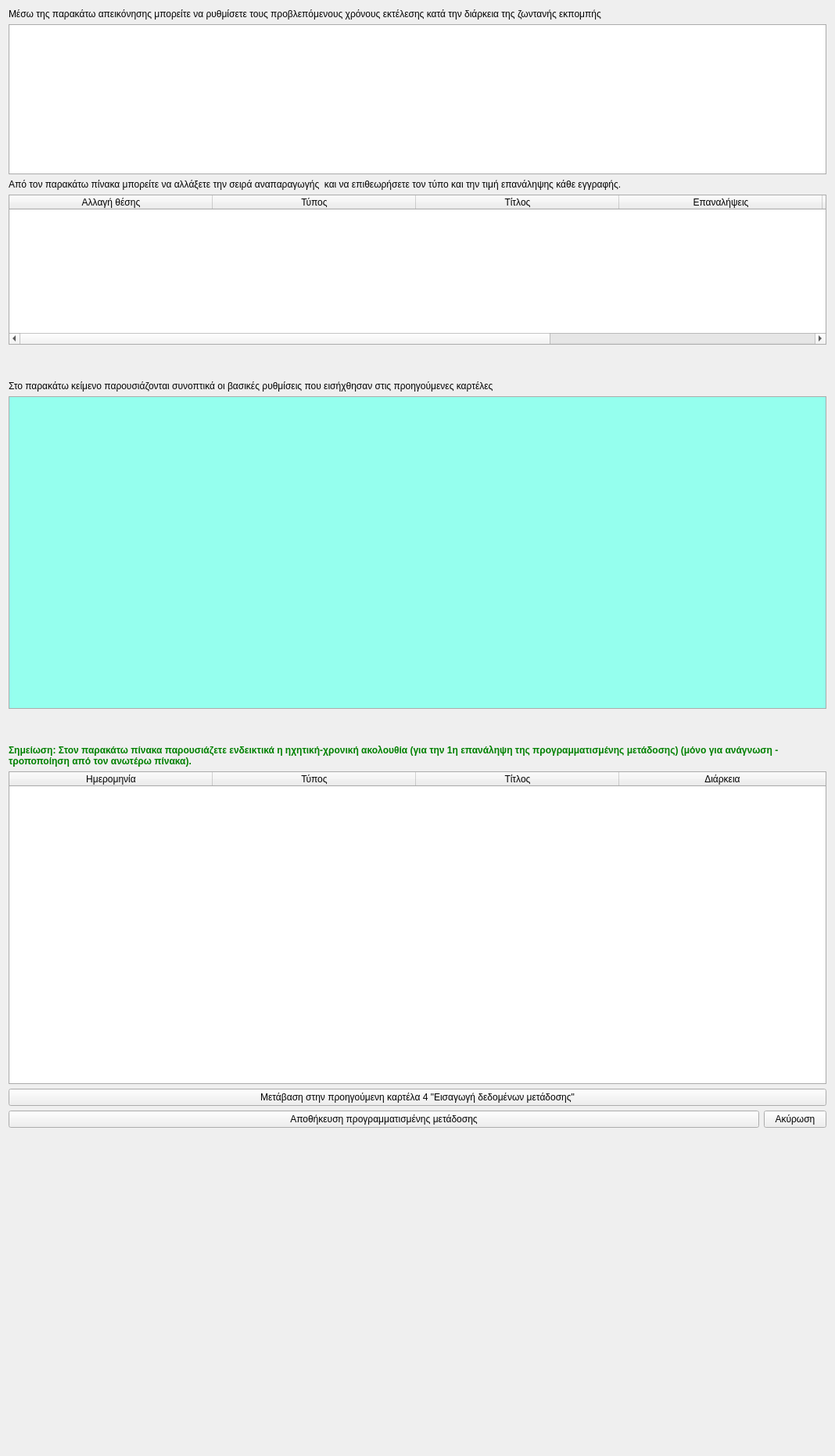
         <widget class="QWidget" name="tab_5">
          <attribute name="title">
           <string>5. Επιλογή θέσης, ανασκόπηση επιλογών και αποθήκευση</string>
          </attribute>
          <layout class="QGridLayout" name="gridLayout_24">
           <item row="2" column="0">
            <widget class="QLabel" name="choose_position_table_instruction_label">
             <property name="text">
              <string>Από τον παρακάτω πίνακα μπορείτε να αλλάξετε την σειρά αναπαραγωγής  και να επιθεωρήσετε τον τύπο και την τιμή επανάληψης κάθε εγγραφής.</string>
             </property>
            </widget>
           </item>
           <item row="7" column="0">
            <spacer name="verticalSpacer_6">
             <property name="orientation">
              <enum>Qt::Vertical</enum>
             </property>
             <property name="sizeType">
              <enum>QSizePolicy::Fixed</enum>
             </property>
             <property name="sizeHint" stdset="0">
              <size>
               <width>1038</width>
               <height>40</height>
              </size>
             </property>
            </spacer>
           </item>
           <item row="4" column="0">
            <spacer name="verticalSpacer_5">
             <property name="orientation">
              <enum>Qt::Vertical</enum>
             </property>
             <property name="sizeType">
              <enum>QSizePolicy::Fixed</enum>
             </property>
             <property name="sizeHint" stdset="0">
              <size>
               <width>20</width>
               <height>40</height>
              </size>
             </property>
            </spacer>
           </item>
           <item row="9" column="0">
            <widget class="QTableWidget" name="review_table">
             <property name="minimumSize">
              <size>
               <width>0</width>
               <height>400</height>
              </size>
             </property>
             <property name="styleSheet">
              <string notr="true">QTableWidget{border:1px solid #ABABAB;}</string>
             </property>
             <property name="editTriggers">
              <set>QAbstractItemView::NoEditTriggers</set>
             </property>
             <property name="alternatingRowColors">
              <bool>true</bool>
             </property>
             <property name="selectionMode">
              <enum>QAbstractItemView::SingleSelection</enum>
             </property>
             <property name="selectionBehavior">
              <enum>QAbstractItemView::SelectRows</enum>
             </property>
             <property name="sortingEnabled">
              <bool>false</bool>
             </property>
             <property name="rowCount">
              <number>0</number>
             </property>
             <attribute name="horizontalHeaderCascadingSectionResizes">
              <bool>false</bool>
             </attribute>
             <attribute name="horizontalHeaderHighlightSections">
              <bool>false</bool>
             </attribute>
             <attribute name="horizontalHeaderMinimumSectionSize">
              <number>260</number>
             </attribute>
             <attribute name="horizontalHeaderShowSortIndicator" stdset="0">
              <bool>false</bool>
             </attribute>
             <attribute name="horizontalHeaderStretchLastSection">
              <bool>true</bool>
             </attribute>
             <attribute name="verticalHeaderHighlightSections">
              <bool>false</bool>
             </attribute>
             <column>
              <property name="text">
               <string>Ημερομηνία</string>
              </property>
             </column>
             <column>
              <property name="text">
               <string>Τύπος</string>
              </property>
             </column>
             <column>
              <property name="text">
               <string>Τίτλος</string>
              </property>
             </column>
             <column>
              <property name="text">
               <string>Διάρκεια</string>
              </property>
             </column>
            </widget>
           </item>
           <item row="6" column="0">
            <widget class="QPlainTextEdit" name="review_text">
             <property name="minimumSize">
              <size>
               <width>0</width>
               <height>400</height>
              </size>
             </property>
             <property name="styleSheet">
              <string notr="true">QPlainTextEdit{
	background-color:rgb(149, 255, 238);
	border:1px solid #ABABAB;
}</string>
             </property>
             <property name="readOnly">
              <bool>true</bool>
             </property>
            </widget>
           </item>
           <item row="12" column="0">
            <spacer name="verticalSpacer_7">
             <property name="orientation">
              <enum>Qt::Vertical</enum>
             </property>
             <property name="sizeHint" stdset="0">
              <size>
               <width>1046</width>
               <height>409</height>
              </size>
             </property>
            </spacer>
           </item>
           <item row="10" column="0">
            <widget class="QPushButton" name="go_from_5_to_4">
             <property name="sizePolicy">
              <sizepolicy hsizetype="Minimum" vsizetype="Maximum">
               <horstretch>0</horstretch>
               <verstretch>0</verstretch>
              </sizepolicy>
             </property>
             <property name="minimumSize">
              <size>
               <width>0</width>
               <height>0</height>
              </size>
             </property>
             <property name="text">
              <string>Μετάβαση στην προηγούμενη καρτέλα 4 &quot;Εισαγωγή δεδομένων μετάδοσης&quot;</string>
             </property>
            </widget>
           </item>
           <item row="1" column="0">
            <widget class="QGraphicsView" name="graphicsView">
             <property name="styleSheet">
              <string notr="true">QGraphicsView{border:1px solid #ABABAB;}</string>
             </property>
            </widget>
           </item>
           <item row="0" column="0">
            <widget class="QLabel" name="graphicsView_instruction_label">
             <property name="text">
              <string>Μέσω της παρακάτω απεικόνησης μπορείτε να ρυθμίσετε τους προβλεπόμενους χρόνους εκτέλεσης κατά την διάρκεια της ζωντανής εκπομπής</string>
             </property>
            </widget>
           </item>
           <item row="3" column="0">
            <widget class="QTableWidget" name="choose_position_table">
             <property name="styleSheet">
              <string notr="true">QTableWidget{border:1px solid #ABABAB;}</string>
             </property>
             <property name="editTriggers">
              <set>QAbstractItemView::NoEditTriggers</set>
             </property>
             <property name="alternatingRowColors">
              <bool>true</bool>
             </property>
             <property name="selectionMode">
              <enum>QAbstractItemView::SingleSelection</enum>
             </property>
             <property name="selectionBehavior">
              <enum>QAbstractItemView::SelectRows</enum>
             </property>
             <property name="sortingEnabled">
              <bool>false</bool>
             </property>
             <property name="rowCount">
              <number>0</number>
             </property>
             <attribute name="horizontalHeaderCascadingSectionResizes">
              <bool>false</bool>
             </attribute>
             <attribute name="horizontalHeaderHighlightSections">
              <bool>false</bool>
             </attribute>
             <attribute name="horizontalHeaderMinimumSectionSize">
              <number>260</number>
             </attribute>
             <attribute name="horizontalHeaderShowSortIndicator" stdset="0">
              <bool>false</bool>
             </attribute>
             <attribute name="horizontalHeaderStretchLastSection">
              <bool>true</bool>
             </attribute>
             <attribute name="verticalHeaderHighlightSections">
              <bool>false</bool>
             </attribute>
             <column>
              <property name="text">
               <string>Αλλαγή θέσης</string>
              </property>
             </column>
             <column>
              <property name="text">
               <string>Τύπος</string>
              </property>
             </column>
             <column>
              <property name="text">
               <string>Τίτλος</string>
              </property>
             </column>
             <column>
              <property name="text">
               <string>Επαναλήψεις</string>
              </property>
             </column>
             <column>
              <property name="text">
               <string>Επιπρόσθετα στοιχεία</string>
              </property>
             </column>
             <column>
              <property name="text">
               <string>Αφαίρεση</string>
              </property>
             </column>
            </widget>
           </item>
           <item row="8" column="0">
            <widget class="QLabel" name="label_76">
             <property name="styleSheet">
              <string notr="true">QLabel{font-weight:bold;color:green;}</string>
             </property>
             <property name="text">
              <string>Σημείωση: Στον παρακάτω πίνακα παρουσιάζετε ενδεικτικά η ηχητική-χρονική ακολουθία (για την 1η επανάληψη της προγραμματισμένης μετάδοσης) (μόνο για ανάγνωση - τροποποίηση από τον ανωτέρω πίνακα).</string>
             </property>
             <property name="wordWrap">
              <bool>true</bool>
             </property>
            </widget>
           </item>
           <item row="11" column="0">
            <widget class="QFrame" name="frame_15">
             <property name="minimumSize">
              <size>
               <width>0</width>
               <height>0</height>
              </size>
             </property>
             <property name="styleSheet">
              <string notr="true">QFrame{border:none;}</string>
             </property>
             <property name="frameShape">
              <enum>QFrame::StyledPanel</enum>
             </property>
             <property name="frameShadow">
              <enum>QFrame::Raised</enum>
             </property>
             <layout class="QHBoxLayout" name="horizontalLayout_6">
              <property name="leftMargin">
               <number>0</number>
              </property>
              <property name="topMargin">
               <number>0</number>
              </property>
              <property name="rightMargin">
               <number>0</number>
              </property>
              <property name="bottomMargin">
               <number>0</number>
              </property>
              <item>
               <widget class="QPushButton" name="save">
                <property name="sizePolicy">
                 <sizepolicy hsizetype="Expanding" vsizetype="Maximum">
                  <horstretch>0</horstretch>
                  <verstretch>0</verstretch>
                 </sizepolicy>
                </property>
                <property name="minimumSize">
                 <size>
                  <width>0</width>
                  <height>0</height>
                 </size>
                </property>
                <property name="text">
                 <string>Αποθήκευση προγραμματισμένης μετάδοσης</string>
                </property>
                <property name="icon">
                 <iconset resource="../../../icons.qrc">
                  <normaloff>:/rest-windows/assets/images/rest-windows/save.png</normaloff>:/rest-windows/assets/images/rest-windows/save.png</iconset>
                </property>
               </widget>
              </item>
              <item>
               <widget class="QPushButton" name="cancel">
                <property name="sizePolicy">
                 <sizepolicy hsizetype="Minimum" vsizetype="Maximum">
                  <horstretch>0</horstretch>
                  <verstretch>0</verstretch>
                 </sizepolicy>
                </property>
                <property name="minimumSize">
                 <size>
                  <width>0</width>
                  <height>0</height>
                 </size>
                </property>
                <property name="text">
                 <string>Ακύρωση</string>
                </property>
               </widget>
              </item>
             </layout>
            </widget>
           </item>
           <item row="5" column="0">
            <widget class="QLabel" name="label_68">
             <property name="text">
              <string>Στο παρακάτω κείμενο παρουσιάζονται συνοπτικά οι βασικές ρυθμίσεις που εισήχθησαν στις προηγούμενες καρτέλες</string>
             </property>
            </widget>
           </item>
          </layout>
         </widget>
